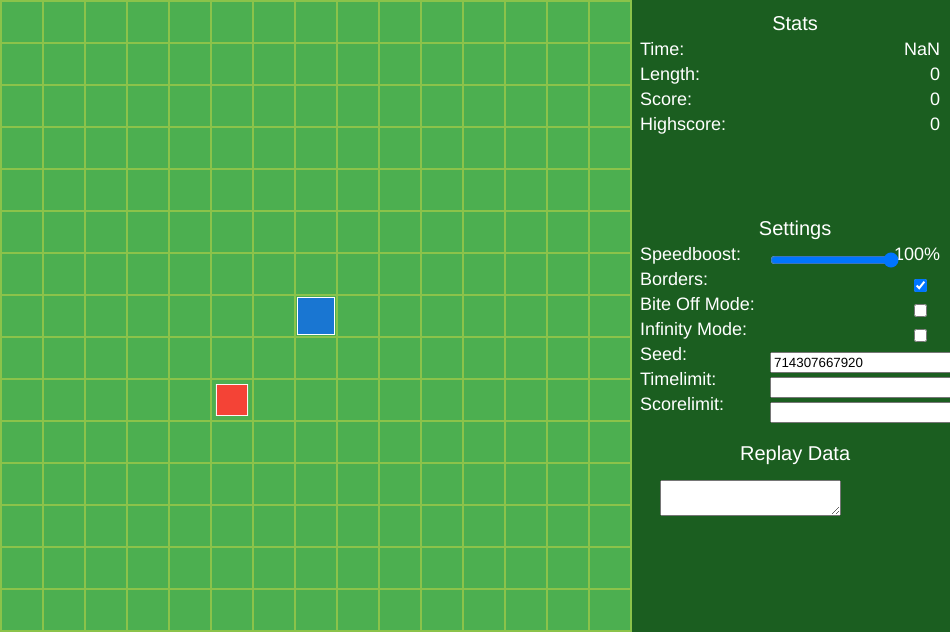
Frame 1 (no input)
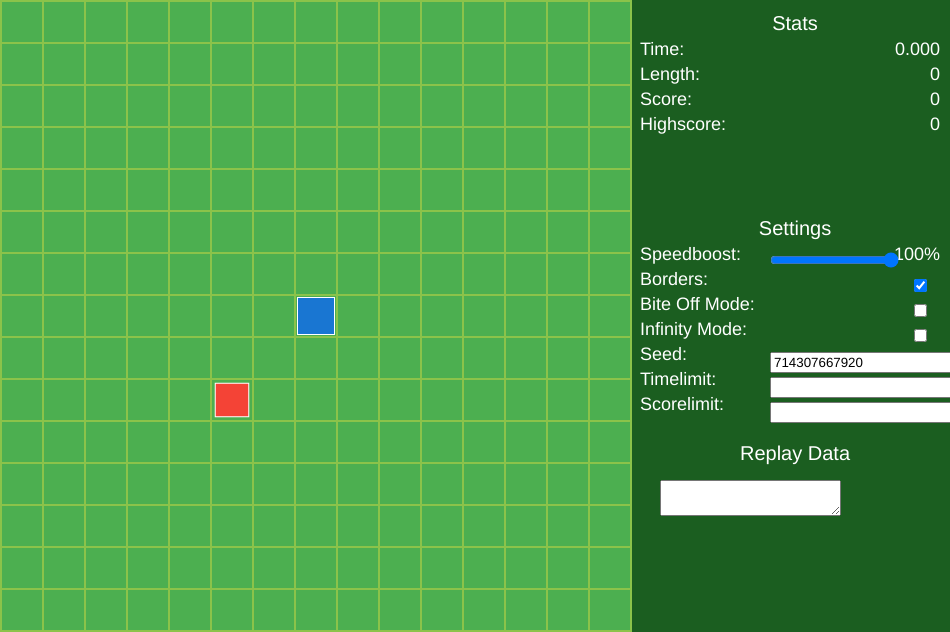
Frame 60 (no input)
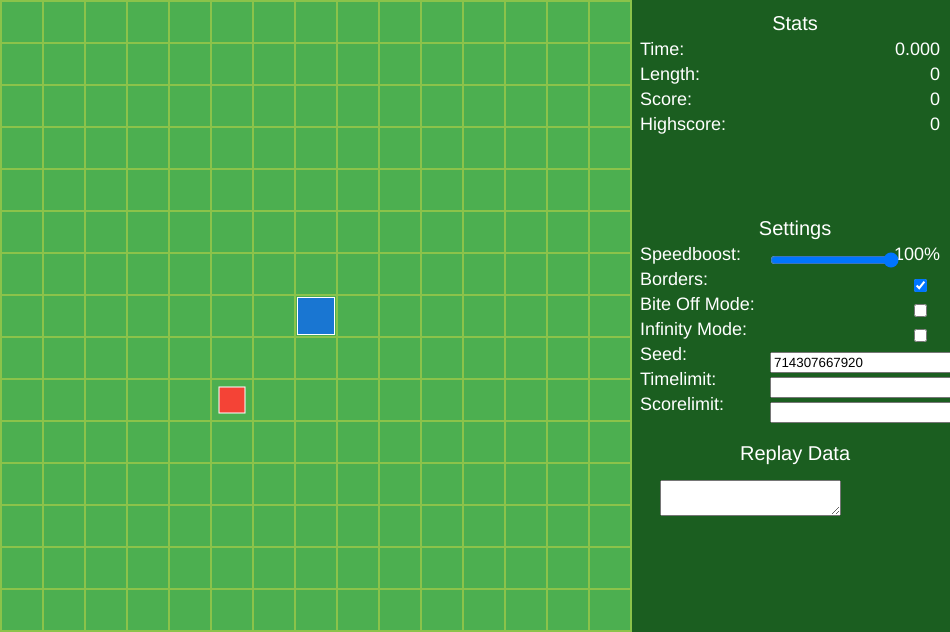
Frame 120 (the mouse pressed at the canvas centre since frame 60)

The p5.js sketch that drew these frames (run headless with seeded random() and noise() and a simulated clock; from frame 60 on, the mouse is pressed at the canvas centre):

// p5.js sketch
// ── sketch.js
// jshint esversion: 6

var snake,
  food,
  body,
  deadbody,
  oldsecond,
  newdir,
  newbody,
  oldfield,
  gameover,
  paused,
  time,
  dir,
  seed,
  seedset,
  timelimit,
  scorelimit,
  speedslider,
  borderscheckbox,
  infinitycheckbox,
  replayinput,
  seedcheckbox,
  seedinput,
  timelimitcheckbox,
  timelimitinput,
  scorelimitcheckbox,
  scorelimitinput,
  speed,
  ticks,
  score,
  highscore,
  realscore,
  borders,
  infinity,
  biteoff,
  ftime,
  rtime,
  rindex,
  doReplay,
  replaySettings,
  replay;

const snakeColor = "rgb(25, 118, 210)",
  bodyColor = "rgb(30, 136, 229)",
  foodColor = "rgb(244, 67, 54)",
  textColor1 = "rgb(255, 255, 255)",
  textColor2 = "rgb(229, 57, 53)",
  textColor3 = "rgb(250, 250, 250)",
  bgColor1 = "rgb(139, 195, 74)",
  bgColor2 = "rgb(76, 175, 80)",
  bgColor3 = "rgb(27, 94, 32)",
  bgColor4 = "rgba(0, 0, 0, 0.3)",
  bgColor5 = "rgb(22, 22, 22)";

function preload() {}

function setup() {
  createCanvas(950, 632);
  rectMode(CENTER);
  frameRate(60);
  highscore = 0; // Move to initVars()?
  initInputs();
  newSeed();
  newGame();
}

function draw() {
  background(bgColor1);
  showField();
  showSidebar();
  playGame();
}

function keyPressed() {
  if ([37, 38, 39, 40].indexOf(keyCode) != -1 && !paused) {
    seedinput.value(seed);
    if ((dir - keyCode == 2 || dir - keyCode == -2) && body.length > 0 && infinity && biteoff) {
      deadbody.push(new DeadBody(body[0], snake));
      body.splice(0, 1);
    }
    if ((dir - keyCode != 2 && dir - keyCode != -2) || infinity) {
      newdir = keyCode;
    }
  } else if (key == "R") {
    doReplay = false;
    if (!seedcheckbox.checked()) {
      newSeed();
    }
    newGame();
    applySettings();
  } else if (key == "F") {
    if (gameover || (replayinput.value() != "" && isValidJson(replayinput.value()))) {
      doReplay = true;
      applyReplaySettings();
      newGame();
    }
  } else if (key == "K") {
    replay.push(ticks + 1, 0);
    gameover = true;
  } else if (key == " ") {
    paused = !paused;
  } else if (key == "E") {
    snake.rotation = 1;
    body.forEach((part) => {
      part.rotation = 1;
    });
  }
}

function isValidJson(js) {
  try {
    JSON.parse(js);
  } catch (e) {
    return false;
  }
  return true;
}

function initInputs() {
  speedslider = createSlider(0, 25, 25);
  speedslider.position(768, 250);

  borderscheckbox = createCheckbox("", true);
  borderscheckbox.position(910, 276);

  biteoffcheckbox = createCheckbox("", false);
  biteoffcheckbox.position(910, 301);

  infinitycheckbox = createCheckbox("", false);
  infinitycheckbox.position(910, 326);

  seedcheckbox = createCheckbox("", false);
  seedcheckbox.position(910, 351);
  seedinput = createInput("");
  seedinput.position(770, 352);
  seedinput.attribute("maxlength", "12");

  timelimitcheckbox = createCheckbox("", false);
  timelimitcheckbox.position(910, 376);
  timelimitinput = createInput("");
  timelimitinput.position(770, 377);
  timelimitinput.attribute("maxlength", "12");

  scorelimitcheckbox = createCheckbox("", false);
  scorelimitcheckbox.position(910, 401);
  scorelimitinput = createInput("");
  scorelimitinput.position(770, 402);
  scorelimitinput.attribute("maxlength", "12");

  replayinput = createElement("textarea");
  replayinput.position(660, 480);
}

function disableSettings(t) {
  if (t) {
    borderscheckbox.attribute("disabled", "");
    biteoffcheckbox.attribute("disabled", "");
    infinitycheckbox.attribute("disabled", "");
    seedcheckbox.attribute("disabled", "");
    timelimitcheckbox.attribute("disabled", "");
    scorelimitcheckbox.attribute("disabled", "");
    seedinput.attribute("disabled", "");
    timelimitinput.attribute("disabled", "");
    scorelimitinput.attribute("disabled", "");
  } else {
    borderscheckbox.removeAttribute("disabled");
    biteoffcheckbox.removeAttribute("disabled");
    infinitycheckbox.removeAttribute("disabled");
    seedcheckbox.removeAttribute("disabled");
    timelimitcheckbox.removeAttribute("disabled");
    scorelimitcheckbox.removeAttribute("disabled");
    seedinput.removeAttribute("disabled");
    timelimitinput.removeAttribute("disabled");
    scorelimitinput.removeAttribute("disabled");
  }
}

function applyCustomReplay() {
  let r, rs, js;
  if (replayinput.value() != "" && isValidJson(replayinput.value())) {
    js = JSON.parse(replayinput.value());
    rs = js["replaySettings"];
    r = js["replay"];
    if (r != undefined && r.length % 2 == 0 && rs["borders"] != undefined && rs["biteoff"] != undefined && rs["infinity"] != undefined && rs["seed"] != undefined && rs["seedlocked"] != undefined && rs["scorelimit"] != undefined && rs["timelimit"] != undefined) {
      replaySettings = rs;
      replay = r;
    }
  }
}

function applySettings() {
  speed = 30 - speedslider.value();
  borders = borderscheckbox.checked();
  biteoff = biteoffcheckbox.checked();
  infinity = infinitycheckbox.checked();
  if (timelimitinput.value() < 0) {
    timelimitinput.value(0);
  }
  if (scorelimitinput.value() < 0) {
    scorelimitinput.value(0);
  }
  if (seed != int(seedinput.value()) && !isNaN(int(seedinput.value()))) {
    if (seedinput.value()) {
      seed = int(seedinput.value());
      if (!gameover) {
        newGame();
      }
    }
  }
  if (timelimitcheckbox.checked() && !isNaN(int(timelimitinput.value()))) {
    timelimit = round((int(timelimitinput.value()) / speed) * 60);
    if (timelimit == 0) {
      timelimit = false;
    }
  } else {
    timelimit = false;
  }
  if (scorelimitcheckbox.checked() && !isNaN(int(scorelimitinput.value()))) {
    scorelimit = int(scorelimitinput.value());
  } else {
    scorelimit = false;
  }
  if (!gameover) {
    applyCustomReplay();
    replaySettings["borders"] = borders;
    replaySettings["biteoff"] = biteoff;
    replaySettings["infinity"] = infinity;
    replaySettings["seed"] = seed;
    replaySettings["seedlocked"] = seedcheckbox.checked();
    replaySettings["scorelimit"] = scorelimit;
    if (timelimit) {
      replaySettings["timelimit"] = round((timelimit * speed) / 60);
    } else {
      replaySettings["timelimit"] = false;
    }
  }
  if (timelimit) {
    ticks = timelimit;
  } else {
    ticks = 0;
  }
}

function applyReplaySettings() {
  applyCustomReplay();
  borders = replaySettings["borders"];
  biteoff = replaySettings["biteoff"];
  infinity = replaySettings["infinity"];
  seed = replaySettings["seed"];
  scorelimit = replaySettings["scorelimit"];
  timelimit = replaySettings["timelimit"];

  borderscheckbox.checked(borders);
  biteoffcheckbox.checked(biteoff);
  infinitycheckbox.checked(infinity);
  seedcheckbox.checked(replaySettings["seedlocked"]);
  seedinput.value(seed);
  if (timelimit) {
    timelimitinput.value(timelimit);
    timelimitcheckbox.checked(true);
  } else {
    timelimitcheckbox.checked(false);
  }
  if (scorelimit) {
    scorelimitinput.value(scorelimit);
    scorelimitcheckbox.checked(true);
  } else {
    scorelimitcheckbox.checked(false);
  }
}

function newSeed() {
  seed = round(random(999999999999));
  seedinput.value(seed);
}

function calcScore(l) {
  return (31 - speed) * l;
}

function newGame() {
  body = [];
  deadbody = [];
  oldfield = {};
  if (!doReplay) {
    replay = [];
    replaySettings = {};
    replayinput.value("");
  }
  gameover = dir = newdir = seedset = paused = false;
  snake = new Snake();
  food = new Food();
  time = score = rtime = ftime = ttime = realscore = 0;
}

function showOldfield() {
  oldfield["snake"].rotate();
  oldfield["snake"].show();
  oldfield["food"].pulsate();
  oldfield["food"].show();
  for (let i = 0; i < oldfield["body"].length; i++) {
    oldfield["body"][i].rotate();
    oldfield["body"][i].show();
  }
}

function saveOldfield() {
  let ns, nf;
  ns = new Snake(snake);
  ns.x = snake.x;
  ns.y = snake.y;
  oldfield["snake"] = ns;

  nf = new Food(food);
  nf.x = food.x;
  nf.y = food.y;
  nf.size = food.size;
  nf.pulsation = nf.pulsation;
  oldfield["food"] = nf;

  let nb = [];
  for (let i = 0; i < body.length; i++) {
    let p = body[i];
    let np = new Body();
    np.x = p.x;
    np.y = p.y;
    np.rotation = p.rotation;
    np.h = p.h;
    np.s = p.s;
    np.b = p.b;
    nb.push(np);
  }
  oldfield["body"] = nb;
}

function playGame() {
  if (!dir) {
    applySettings();
  }
  if (infinity) {
    borders = false;
    borderscheckbox.checked(false);
  }
  if (!gameover) {
    saveOldfield();
    if (time < speed) {
      if (!paused) {
        time++;
        if (dir) {
          ttime++;
        }
      }
    }
    if (time == speed) {
      if (timelimit && ticks == 0) {
        endGame();
      }
      ftime++;
      if (doReplay) {
        disableSettings(true);
        speed = 30 - speedslider.value();
        rindex = replay.indexOf(ftime);
        if (rindex != -1) {
          if (replay[rindex + 1] == 0) {
            gameover = true;
          } else {
            dir = abs(replay[rindex + 1]);
          }
        }
      } else {
        dir = newdir;
        disableSettings(false);
      }
      if (dir) {
        if (timelimit) {
          ticks--;
        } else {
          ticks++;
        }
        rtime++;
        if (replay[replay.length - 1] != dir - dir * 2 && dir != 0 && newdir != 0) {
          replay.push(rtime);
          replay.push(newdir - newdir * 2);
        }
      }
      if (body.length > 0) {
        for (let i = body.length - 1; i >= 0; i--) {
          body[i].follow();
        }
      }
      snake.move(dir);
      time = 0;
    }
    if (!food) {
      food = new Food();
      realscore++;
      if (highscore <= score) {
        highscore++;
      }
      if (body.length == 0) {
        newbody = new Body(snake);
      } else {
        newbody = new Body(body[body.length - 1]);
      }
      newbody.rotation = 1;
      body.push(newbody);
    }
    if (!borders) {
      snake.teleport();
    }
  }

  score = body.length;
  if (scorelimit && score == scorelimit) {
    endGame();
  }
  gameover = snake.gameover(body);

  if (gameover) {
    endGame();
  } else {
    showGame();
    food = snake.eat(food, body);
  }
}

function showGame() {
  deadbody.forEach((deadpart) => {
    deadpart.show();
    deadpart.decay();
  });
  snake.show();
  snake.rotate();
  food.pulsate();
  food.show();
  body.forEach((part) => {
    part.rotate();
    part.show();
  });
  if (paused) {
    pausedGame();
  }
}

function showSidebar() {
  fill(bgColor3);
  strokeWeight(0);
  rect(791, 316, 318, 632);

  fill(textColor1);

  textAlign(CENTER);
  textSize(20);
  text("Stats", 795, 30);
  text("Settings", 795, 235);
  text("Replay Data", 795, 460);

  textAlign(LEFT);
  textSize(18);
  text("Time:", 640, 55);
  text("Length:", 640, 80);
  text("Score:", 640, 105);
  text("Highscore:", 640, 130);
  text("Speedboost:", 640, 260);
  text("Borders:", 640, 285);
  text("Bite Off Mode:", 640, 310);
  text("Infinity Mode:", 640, 335);
  text("Seed:", 640, 360);
  text("Timelimit:", 640, 385);
  text("Scorelimit:", 640, 410);

  textAlign(RIGHT);
  text(((ticks * speed) / 60).toFixed(3), 940, 55);
  text(score, 940, 80);
  text(realscore, 940, 105);
  text(highscore, 940, 130);
  text(speedslider.value() / (25 / 100) + "%", 940, 260);
}

function showField() {
  fill(bgColor2);
  strokeWeight(0);
  for (let i = 2; i < 600; i += 42) {
    for (let j = 2; j < 600; j += 42) {
      rect(i + 20, j + 20, 40, 40);
    }
  }
}

function pausedGame() {
  fill(bgColor4);
  strokeWeight(0);
  rect(316, 295, 632, 254);

  fill(textColor2);
  textAlign(CENTER);
  stroke(textColor3);

  textSize(64);
  strokeWeight(3);
  text("GAME PAUSED!", 316, 260);

  textSize(32);
  strokeWeight(2);
  text("PRESS 'SPACE' TO RESUME", 316, 350);
}

function endGame() {
  doReplay = false;
  gameover = true;
  paused = false;
  dir = false;

  showOldfield();

  replayinput.value(
    JSON.stringify({
      replaySettings: replaySettings,
      replay: replay,
    })
  );

  fill(bgColor4);
  strokeWeight(0);
  rect(316, 295, 632, 254);

  fill(textColor2);
  textAlign(CENTER);
  stroke(textColor3);

  textSize(64);
  strokeWeight(3);
  text("GAME OVER!", 316, 260);

  textSize(32);
  strokeWeight(2);
  text("PRESS 'R' TO RESTART", 316, 320);
  text("PRESS 'F' TO WATCH REPLAY", 316, 375);
}

// ── snake.js
class Snake {
  constructor(s) {
    if (seed && !seedset) {
      randomSeed(seed);
      seedset = true;
    }
    if (s) {
      this.x = s.x;
      this.y = s.y;
    } else {
      this.x = random([2, 7, 12]);
      this.y = random([2, 7, 12]);
    }
    this.rotation = 0;
  }
  eat(food, body) {
    if (food.x == this.x && food.y == this.y) {
      this.rotation = 1;
      body.forEach((part) => {
        part.rotation = 1;
      });
      return false;
    } else {
      return food;
    }
  }
  teleport() {
    if (this.x + 1 > 15) {
      this.x = 0;
    }
    if (this.x < 0) {
      this.x = 14;
    }
    if (this.y < 0) {
      this.y = 14;
    }
    if (this.y + 1 > 15) {
      this.y = 0;
    }
  }
  gameover(body) {
    if (gameover) {
      return true;
    }
    if (borders && !infinity) {
      if (this.x + 1 > 15 || this.x < 0 || this.y < 0 || this.y + 1 > 15) {
        return true;
      }
      foodColor;
    }
    for (let i = 0; i < body.length; i++) {
      if (this.x == body[i].x && this.y == body[i].y) {
        if (biteoff) {
          for (let j = i; j < body.length; j++) {
            deadbody.push(new DeadBody(body[j]));
          }
          body.splice(i, body.length - i);
          return false;
        }
        if (infinity) {
          return false;
        }
        return true;
      }
    }
    return false;
  }
  rotate() {
    if (this.rotation != 0) {
      this.rotation += 18;
    }
    if (this.rotation >= 360) {
      this.rotation = 0;
    }
  }
  move(dir) {
    switch (dir) {
      case 37:
        this.x -= 1;
        break;
      case 38:
        this.y -= 1;
        break;
      case 39:
        this.x += 1;
        break;
      case 40:
        this.y += 1;
        break;
    }
  }
  show() {
    push();
    translate(this.x * 42 + 22, this.y * 42 + 22);
    rotate(radians(this.rotation));
    strokeWeight(0);
    fill(255);
    rect(0, 0, 38, 38);
    fill(snakeColor);
    rect(0, 0, 36, 36);
    pop();
  }
}

class Food {
  constructor(f) {
    this.size = 30;
    this.pulsation = 1 / 8;
    if (f) {
      this.x = f.x;
      this.y = f.y;
    } else {
      this.x = round(random(14));
      this.y = round(random(14));
    }
  }
  pulsate() {
    if (this.size >= 35) {
      this.pulsation = -1 / 8;
    } else if (this.size <= 20) {
      this.pulsation = 1 / 8;
    }
    this.size += this.pulsation;
  }
  show() {
    push();
    translate(this.x * 42 + 22, this.y * 42 + 22);
    strokeWeight(0);
    fill(255);
    rect(0, 0, this.size + 2, this.size + 2);
    fill(foodColor);
    rect(0, 0, this.size, this.size);
    pop();
  }
}

class Body {
  constructor(
    attach = {
      x: -40,
      y: -40,
    }
  ) {
    this.x = -40;
    this.y = -40;
    this.rotation = 0;
    this.attach = attach;
    this.h = round(hue(bodyColor));
    this.s = round(saturation(bodyColor));
    this.b = round(brightness(bodyColor));
  }
  rotate() {
    this.rotation = this.attach.rotation;
  }
  follow() {
    this.x = this.attach.x;
    this.y = this.attach.y;
  }
  show() {
    push();
    translate(this.x * 42 + 22, this.y * 42 + 22);
    rotate(radians(this.rotation));
    strokeWeight(0);
    fill(255);
    rect(0, 0, 30, 30);
    colorMode(HSB, 360, 100, 100, 1);
    fill(this.h, this.s, this.b);
    rect(0, 0, 28, 28);
    pop();
  }
}

class DeadBody {
  constructor(deadbody, s = false) {
    if (s) {
      this.x = s.x;
      this.y = s.y;
    } else {
      this.x = deadbody.x;
      this.y = deadbody.y;
    }
    this.h = deadbody.h;
    this.s = deadbody.s;
    this.b = deadbody.b;
    this.decaytimer = 28;
  }
  decay() {
    this.decaytimer -= 2;
    if (this.decaytimer <= 0) {
      deadbody.splice(deadbody.indexOf(this), 1);
    }
  }
  show() {
    push();
    translate(this.x * 42 + 22, this.y * 42 + 22);
    strokeWeight(0);
    fill(255);
    rect(0, 0, this.decaytimer + 2, this.decaytimer + 2);
    colorMode(HSB, 360, 100, 100, 1);
    fill(this.h, this.s, this.b);
    rect(0, 0, this.decaytimer, this.decaytimer);
    pop();
  }
}

// ── style.css
:root {
  --snakeColor: rgb(25, 118, 210);
  --bodyColor: rgb(30, 136, 229);
  --foodColor: rgb(244, 67, 54);
  --textColor1: rgb(255, 255, 255);
  --textColor2: rgb(229, 57, 53);
  --textColor3: rgb(250, 250, 250);
  --bgColor1: rgb(139, 195, 74);
  --bgColor2: rgb(76, 175, 80);
  --bgColor3: rgb(27, 94, 32);
  --bgColor4: rgba(0, 0, 0, 0.3);
  --bgColor5: rgb(224, 224, 224);
}

textarea::-webkit-scrollbar {
  width: 15px;
}

textarea::-webkit-scrollbar-thumb {
  background-color: var(--bgColor1);
}

textarea::-webkit-scrollbar-track {
  background-color: var(--bgColor2);
}

*::-moz-selection {
  background-color: var(--bgColor1);
}

*::selection {
  background-color: var(--bgColor1);
}

body {
  background-color: var(--bgColor5);
}

input, textarea {
  background-color: var(--bgColor3);
  color: var(--textColor1);
  outline: none;
}

input:not([type="text"]) {
  cursor: pointer;
}

input[type="range"] {
  cursor: ew-resize;
  height: 20px;
  width: 100px;
  background-color: var(--bgColor2);
  border: none;
  appearance: none;
  -webkit-appearance: none;
}

input[type="range"]::-webkit-slider-thumb {
  height: 20px;
  width: 10px;
  background-color: var(--bgColor1);
  appearance: none;
  -webkit-appearance: none;
  -moz-appearance: none;
}

input[type="range"]::-moz-range-track {
  background-color: var(--bgColor2);
}

input[type="range"]::-moz-range-thumb {
  height: 20px;
  width: 10px;
  background-color: var(--bgColor1);
  appearance: none;
  -moz-appearance: none;
  border: none;
  border-radius: 0;
}

input:not([type="range"]), textarea {
  border: 2px solid var(--bgColor2);
}

textarea {
  width: 280px;
  height: 150px;
  resize: none;
}

input[type="text"] {
  width: 100px;
  height: 19px;
  text-align: center;
  font-size: 13;
}

input[type="checkbox"] {
  width: 15px;
  height: 15px;
  appearance: none;
  -moz-appearance: none;
  -webkit-appearance: none;
}

input[type="checkbox"]:checked {
  box-shadow: 0 0 0 2px var(--bgColor3) inset;
  background-color: var(--bgColor1)
}
